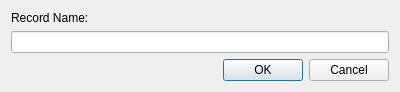
<?xml version="1.0" encoding="UTF-8"?>
<ui version="4.0">
 <class>DuplicateRecordWindow</class>
 <widget class="QDialog" name="DuplicateRecordWindow">
  <property name="geometry">
   <rect>
    <x>0</x>
    <y>0</y>
    <width>400</width>
    <height>86</height>
   </rect>
  </property>
  <property name="windowTitle">
   <string>Duplicate Record</string>
  </property>
  <layout class="QVBoxLayout" name="verticalLayout">
   <item>
    <widget class="QLabel" name="label">
     <property name="text">
      <string>Record Name:</string>
     </property>
    </widget>
   </item>
   <item>
    <widget class="QLineEdit" name="lineEdit"/>
   </item>
   <item>
    <widget class="QDialogButtonBox" name="buttonBox">
     <property name="orientation">
      <enum>Qt::Horizontal</enum>
     </property>
     <property name="standardButtons">
      <set>QDialogButtonBox::Cancel|QDialogButtonBox::Ok</set>
     </property>
    </widget>
   </item>
  </layout>
 </widget>
 <resources/>
 <connections>
  <connection>
   <sender>buttonBox</sender>
   <signal>accepted()</signal>
   <receiver>DuplicateRecordWindow</receiver>
   <slot>accept()</slot>
   <hints>
    <hint type="sourcelabel">
     <x>227</x>
     <y>68</y>
    </hint>
    <hint type="destinationlabel">
     <x>157</x>
     <y>85</y>
    </hint>
   </hints>
  </connection>
  <connection>
   <sender>buttonBox</sender>
   <signal>rejected()</signal>
   <receiver>DuplicateRecordWindow</receiver>
   <slot>reject()</slot>
   <hints>
    <hint type="sourcelabel">
     <x>295</x>
     <y>74</y>
    </hint>
    <hint type="destinationlabel">
     <x>286</x>
     <y>85</y>
    </hint>
   </hints>
  </connection>
 </connections>
</ui>
